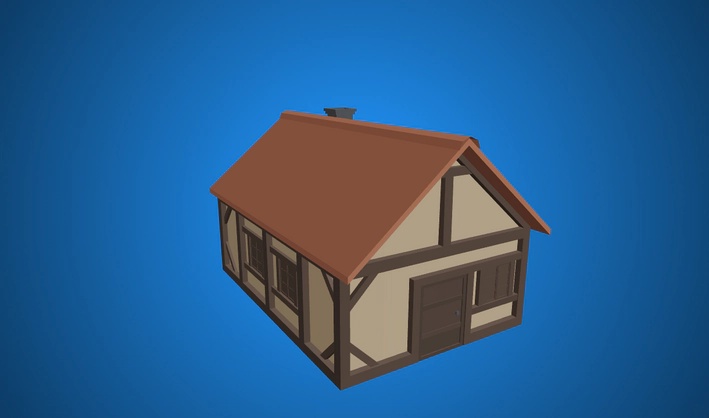
#> input picture data/cottege.webp, 709 x 418 px
$ python -i v1_i2s.py   (imports and definitions only)
#> lines starting #> are read from the running program, lines starting #| are printed output that depends on the picture; after the words box and inside, x2 and y2 are one past the last pixel; in counts of white or black regions, pixels touching at a corner belong together
# mvp_yolo_sketch_extract.py
import cv2, numpy as np, argparse, os
from ultralytics import YOLO

def xdog(gray, sigma=0.8, k=1.6, tau=0.98, phi=10.0, eps=-0.1):
    g1=cv2.GaussianBlur(gray,(0,0),sigma)
    g2=cv2.GaussianBlur(gray,(0,0),sigma*k)
    d=g1 - tau*g2
    d=(d-np.mean(d))/max(np.std(d),1e-6)
    x=np.tanh(phi*(d-eps))
    x=(x-np.min(x))/(np.max(x)-np.min(x)+1e-6)
    sk=(x<0.5).astype(np.uint8)*255
    return sk

def boost_contrast(sketch):
    p1,p99=np.percentile(sketch,[1,99])
    sc=np.clip((sketch-p1)*(255.0/max(p99-p1,1)),0,255).astype(np.uint8)
    clahe=cv2.createCLAHE(clipLimit=2.0,tileGridSize=(8,8))
    sc=clahe.apply(sc)
    blur=cv2.GaussianBlur(sc,(0,0),1.0)
    sharp=cv2.addWeighted(sc,1.6,blur,-0.6,0)
    return sharp

def edges_reinforce(gray,sketch):
    v=np.median(gray)
    t1=int(max(0,0.66*v)); t2=int(min(255,1.33*v))
    e=cv2.Canny(gray,t1,t2)
    out=cv2.subtract(sketch,(e*0.75).astype(np.uint8))
    return out

def img_to_sketch_contrast(img):
    g=cv2.cvtColor(img,cv2.COLOR_BGR2GRAY)
    sk=xdog(g,sigma=0.8,k=1.6,tau=0.98,phi=12.0,eps=-0.1)
    sk=boost_contrast(sk)
    sk=edges_reinforce(g,sk)
    sk=cv2.threshold(sk,220,255,cv2.THRESH_BINARY)[1]
    return sk

# [120 lines left out: functions thicken_sketch, multiply_random_offsets, combine_masks, main, not called in this run]

# [2 lines not run here, left out]

>>> import cv2
>>> picture = cv2.imread('../../data/cottege.webp')
#> picture is the input picture: shape (418, 709, 3); mean B, G, R 142.7, 94.5, 42.2
>>> result = img_to_sketch_contrast(picture)
#> in img_to_sketch_contrast, `g=cv2.cvtColor(img,cv2.COLOR_BGR2GRAY)`:
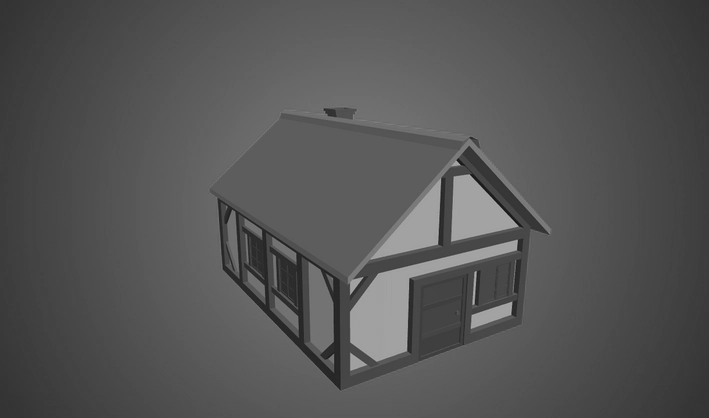
#> g: shape (418, 709); min 19, max 180, mean 84.4
#> in xdog, `d=g1 - tau*g2`:
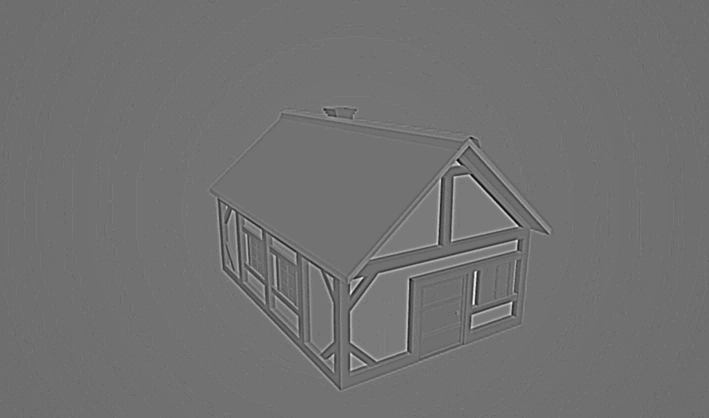
#> d: shape (418, 709) float64; min -18.88, max 27.26, mean 1.7; drawn with min black and max white
#> in xdog, `x=np.tanh(phi*(d-eps))`:
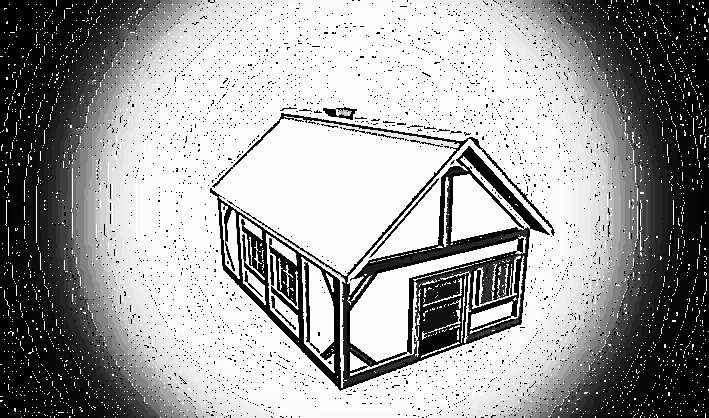
#> x: shape (418, 709) float64; min -1, max 1, mean 0.24; drawn with min black and max white
#> in xdog, `sk=(x<0.5).astype(np.uint8)*255`:
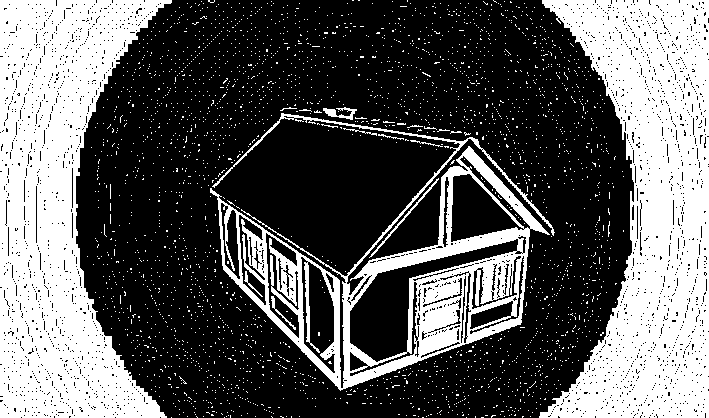
#> sk: shape (418, 709); 36.8% white; 2716 white regions (2703 under 20 px), largest, box (x1, y1, x2, y2) and area: (0, 0, 172, 418) 41700, (539, 0, 709, 418) 41560, (210, 113, 555, 391) 20651
#> in boost_contrast, `p1,p99=np.percentile(sketch,[1,99])`: p1 = 0; p99 = 255
#> in boost_contrast, `blur=cv2.GaussianBlur(sc,(0,0),1.0)`:
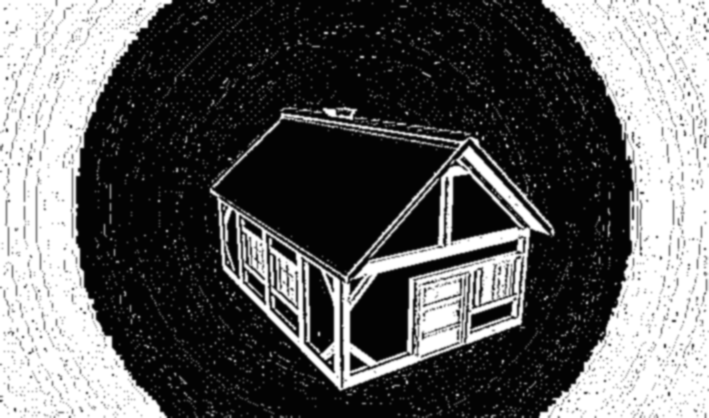
#> blur: shape (418, 709); min 3, max 255, mean 95.7
#> in edges_reinforce, `v=np.median(gray)`: v = 84
#> in edges_reinforce, `t1 = int(max(0, 0.66 * v))`: t1 = 55
#> in edges_reinforce, `t2 = int(min(255, 1.33 * v))`: t2 = 111
#> in edges_reinforce, `e=cv2.Canny(gray,t1,t2)`:
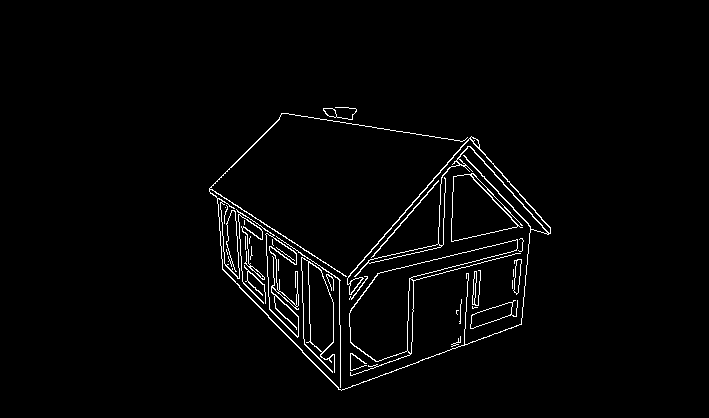
#> e: shape (418, 709); 2.2% white in thin lines or dots, all inside (x1, y1, x2, y2) = (209, 107, 551, 391)
#> in edges_reinforce, `out=cv2.subtract(sketch,(e*0.75).astype(np.uint8))`:
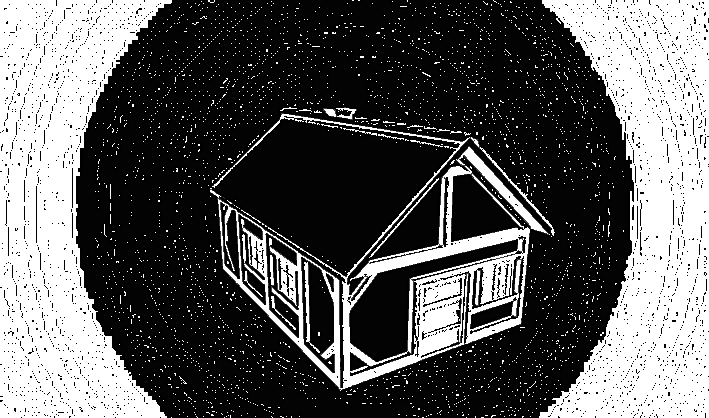
#> out: shape (418, 709); min 0, max 255, mean 93
#> in img_to_sketch_contrast, `sk=cv2.threshold(sk,220,255,cv2.THRESH_BINARY)[1]`: sk: shape (418, 709); 35.8% white; 2733 white regions (2710 under 20 px), largest, box (x1, y1, x2, y2) and area: (0, 0, 172, 418) 41700, (539, 0, 709, 418) 41560, (212, 114, 530, 391) 15920
